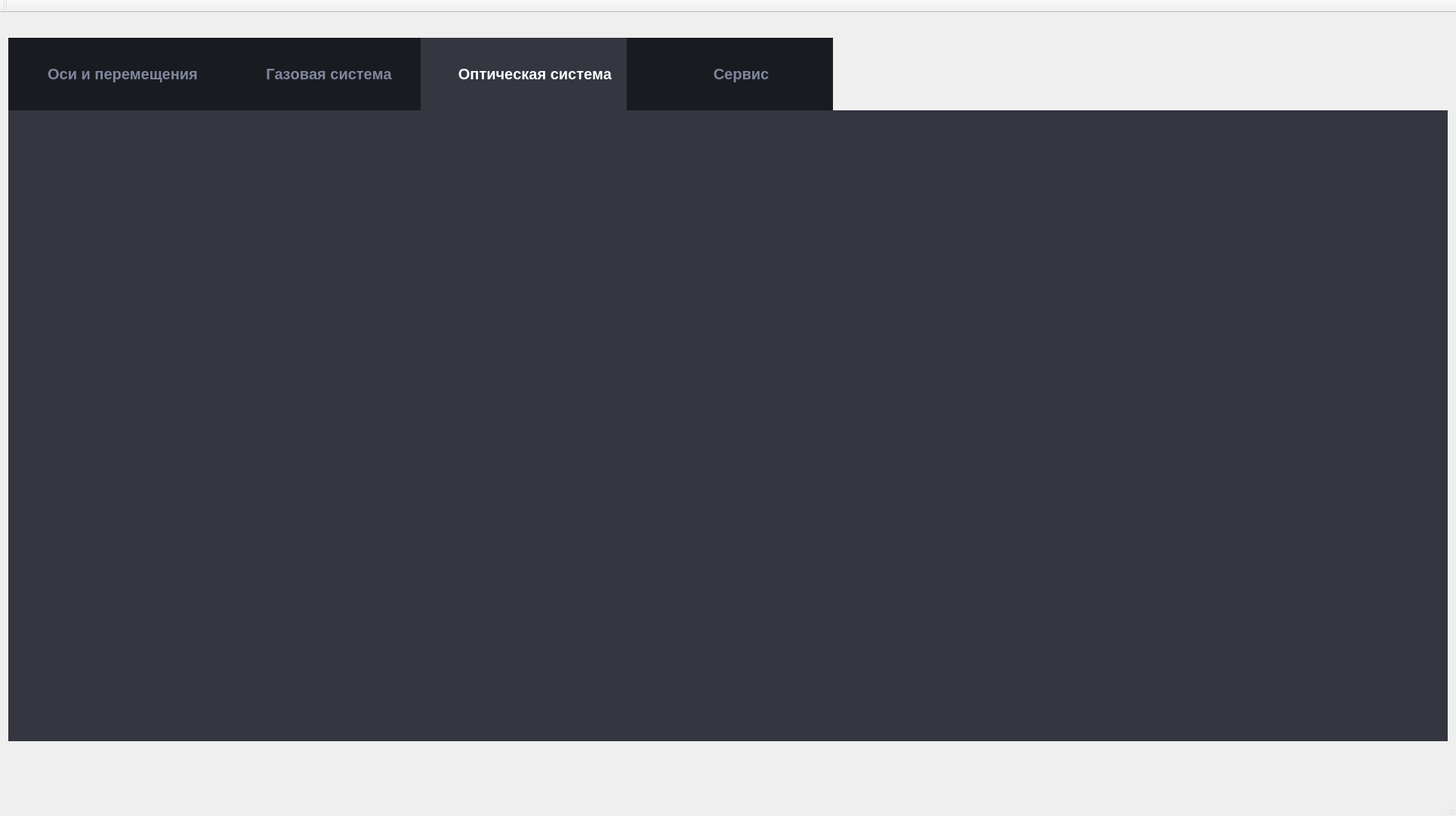
<?xml version="1.0" encoding="UTF-8"?>
<ui version="4.0">
 <class>MainWindow</class>
 <widget class="QMainWindow" name="MainWindow">
  <property name="geometry">
   <rect>
    <x>0</x>
    <y>0</y>
    <width>1928</width>
    <height>1080</height>
   </rect>
  </property>
  <property name="minimumSize">
   <size>
    <width>1920</width>
    <height>1080</height>
   </size>
  </property>
  <property name="maximumSize">
   <size>
    <width>1928</width>
    <height>1080</height>
   </size>
  </property>
  <property name="windowTitle">
   <string>MainWindow</string>
  </property>
  <widget class="QWidget" name="centralWidget">
   <layout class="QGridLayout" name="gridLayout_2">
    <item row="2" column="0">
     <spacer name="verticalSpacer">
      <property name="orientation">
       <enum>Qt::Vertical</enum>
      </property>
      <property name="sizeType">
       <enum>QSizePolicy::Fixed</enum>
      </property>
      <property name="sizeHint" stdset="0">
       <size>
        <width>20</width>
        <height>10</height>
       </size>
      </property>
     </spacer>
    </item>
    <item row="1" column="0" colspan="2">
     <widget class="QFrame" name="frame_header_2">
      <property name="frameShape">
       <enum>QFrame::NoFrame</enum>
      </property>
      <property name="frameShadow">
       <enum>QFrame::Raised</enum>
      </property>
     </widget>
    </item>
    <item row="3" column="0" colspan="3">
     <widget class="QTabWidget" name="tabWidget">
      <property name="font">
       <font>
        <pointsize>15</pointsize>
        <weight>75</weight>
        <italic>false</italic>
        <bold>true</bold>
        <underline>false</underline>
        <kerning>false</kerning>
       </font>
      </property>
      <property name="styleSheet">
       <string notr="true">QWidget {
	background-color: #343640;
}
QTabWidget:pane {
	border: none;
}
QTabBar:tab {
    background-color: #1A1B20;
	color: #81869F;
    width: 243px;
	height:64px;
    padding-top: 16px;
   padding-bottom: 16px;
    padding-left: 30px;
     text-decoration : none;
    border-bottom : 0px;
     outline: none;
}
QTabBar::tab:selected{
	background-color:  #343640;
	color: white;
	border: none;  
  border-bottom : 0px; 
   text-decoration : none;
}
QTabBar::tab:focus{
 
	border: none;  
  border-bottom : 0px; 
   text-decoration : none;
}</string>
      </property>
      <property name="tabShape">
       <enum>QTabWidget::Rounded</enum>
      </property>
      <property name="currentIndex">
       <number>2</number>
      </property>
      <property name="usesScrollButtons">
       <bool>true</bool>
      </property>
      <widget class="QWidget" name="tab">
       <property name="styleSheet">
        <string notr="true"/>
       </property>
       <attribute name="title">
        <string>Оси и перемещения</string>
       </attribute>
       <layout class="QGridLayout" name="gridLayout">
        <item row="0" column="0">
         <widget class="FisrtScreen" name="frame_firstScreen">
          <property name="frameShape">
           <enum>QFrame::NoFrame</enum>
          </property>
          <property name="frameShadow">
           <enum>QFrame::Raised</enum>
          </property>
         </widget>
        </item>
       </layout>
      </widget>
      <widget class="QWidget" name="tab_2">
       <attribute name="title">
        <string>Газовая система</string>
       </attribute>
      </widget>
      <widget class="QWidget" name="tab_3">
       <attribute name="title">
        <string>Оптическая система</string>
       </attribute>
      </widget>
      <widget class="QWidget" name="tab_4">
       <attribute name="title">
        <string>Сервис</string>
       </attribute>
      </widget>
     </widget>
    </item>
    <item row="0" column="0" colspan="3">
     <widget class="FrameHeader" name="frame_header">
      <property name="frameShape">
       <enum>QFrame::NoFrame</enum>
      </property>
      <property name="frameShadow">
       <enum>QFrame::Raised</enum>
      </property>
     </widget>
    </item>
    <item row="5" column="0" colspan="2">
     <widget class="FrameBottom" name="frame_buttom">
      <property name="minimumSize">
       <size>
        <width>1867</width>
        <height>56</height>
       </size>
      </property>
      <property name="frameShape">
       <enum>QFrame::NoFrame</enum>
      </property>
      <property name="frameShadow">
       <enum>QFrame::Raised</enum>
      </property>
     </widget>
    </item>
    <item row="4" column="0">
     <spacer name="verticalSpacer_2">
      <property name="orientation">
       <enum>Qt::Vertical</enum>
      </property>
      <property name="sizeType">
       <enum>QSizePolicy::Fixed</enum>
      </property>
      <property name="sizeHint" stdset="0">
       <size>
        <width>20</width>
        <height>4</height>
       </size>
      </property>
     </spacer>
    </item>
   </layout>
  </widget>
  <widget class="QMenuBar" name="menuBar">
   <property name="geometry">
    <rect>
     <x>0</x>
     <y>0</y>
     <width>1928</width>
     <height>30</height>
    </rect>
   </property>
  </widget>
  <widget class="QToolBar" name="mainToolBar">
   <attribute name="toolBarArea">
    <enum>TopToolBarArea</enum>
   </attribute>
   <attribute name="toolBarBreak">
    <bool>false</bool>
   </attribute>
  </widget>
  <widget class="QStatusBar" name="statusBar"/>
 </widget>
 <layoutdefault spacing="6" margin="11"/>
 <customwidgets>
  <customwidget>
   <class>FisrtScreen</class>
   <extends>QFrame</extends>
   <header>FisrtScreen.h</header>
   <container>1</container>
  </customwidget>
  <customwidget>
   <class>FrameHeader</class>
   <extends>QFrame</extends>
   <header>FrameHeader.h</header>
   <container>1</container>
  </customwidget>
  <customwidget>
   <class>FrameBottom</class>
   <extends>QFrame</extends>
   <header>FrameBottom.h</header>
   <container>1</container>
  </customwidget>
 </customwidgets>
 <resources/>
 <connections/>
</ui>
